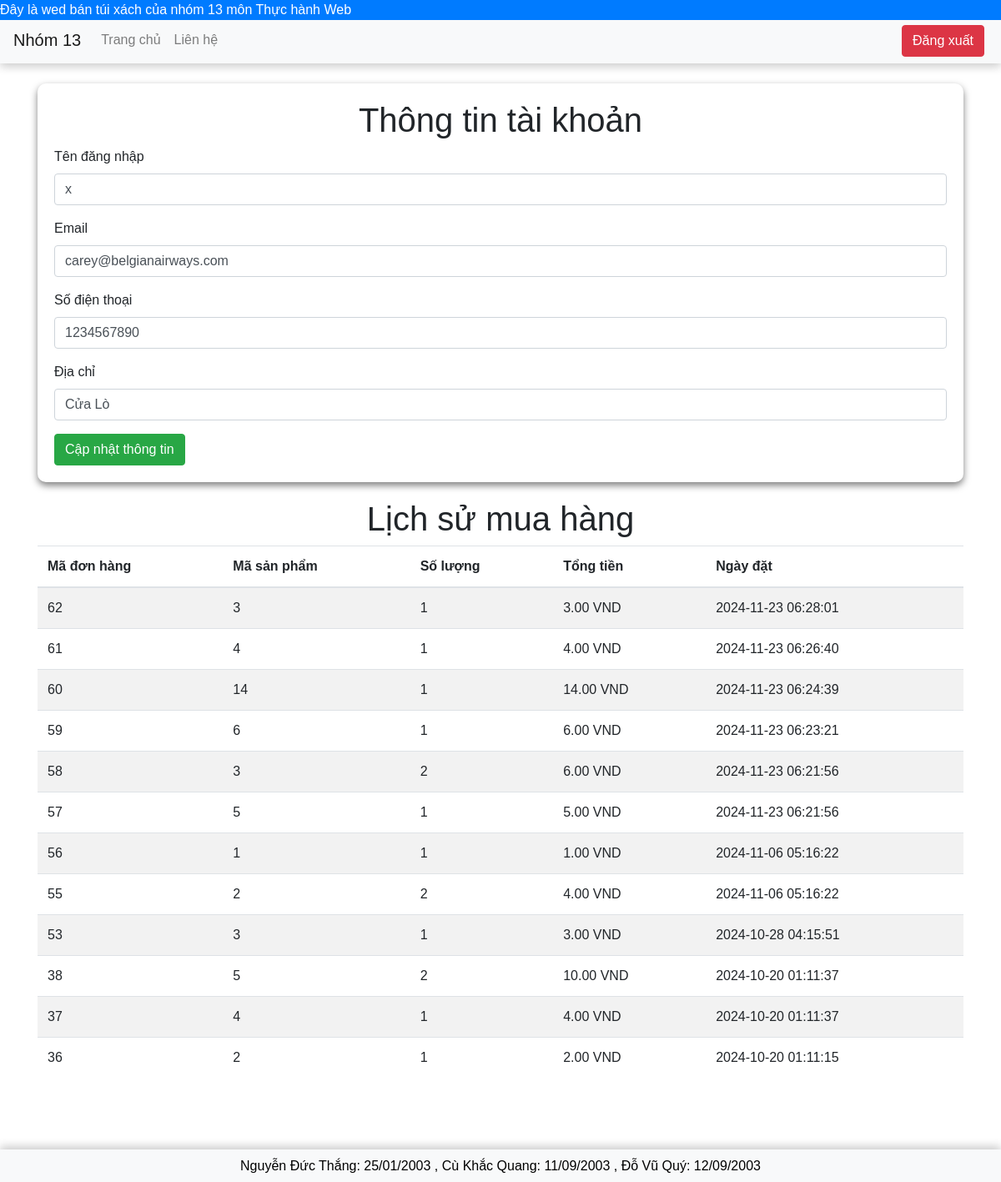
The page /pages/user_info.php (signed in) on the database its author committed.
### tables this page shows
CREATE TABLE `users` (
  `id` int(11) NOT NULL,
  `username` varchar(100) NOT NULL,
  `email` varchar(100) NOT NULL,
  `phone` varchar(15) DEFAULT NULL,
  `address` varchar(255) DEFAULT NULL,
  `password` varchar(255) NOT NULL,
  `role` enum('admin','user') DEFAULT 'user',
  `token` varchar(255) DEFAULT NULL
);

CREATE TABLE `orders` (
  `id` int(11) NOT NULL,
  `user_id` int(11) NOT NULL,
  `product_id` int(11) NOT NULL,
  `quantity` int(11) NOT NULL,
  `total_amount` decimal(10,2) NOT NULL,
  `created_at` timestamp NOT NULL DEFAULT current_timestamp()
);

### pages/user_info.php (the view, shortened to what this page needs)
<?php
include '../includes/db_connect.php';
$user_id = $_SESSION['user_id'];
$query = "SELECT * FROM users WHERE id = $user_id";
$result = mysqli_query($conn, $query);
$user = mysqli_fetch_assoc($result);
?>
<!DOCTYPE html>
<html lang="vi">
<head>
    <link rel="stylesheet" href="https://stackpath.bootstrapcdn.com/bootstrap/4.5.2/css/bootstrap.min.css">
    <link rel="stylesheet" href="../assets/css/style.css">
    <link rel="stylesheet" href="../assets/css/user_index.css">
</head>
<body>
    <div class="marquee">
        <p>Đây là wed bán túi xách của nhóm 13 môn Thực hành Web</p>
    </div>
    <nav class="navbar navbar-expand-lg navbar-light bg-light">
        <a class="navbar-brand" href="#">Nhóm 13</a>
        <div class="collapse navbar-collapse" id="navbarNav">
            <ul class="navbar-nav">
                <li class="nav-item">
                    <a class="nav-link" href="user_index.php">Trang chủ</a>
                </li>
                <li class="nav-item">
                    <a class="nav-link" href="contact.php">Liên hệ</a>
                </li>
                <div style="position: absolute; top: 10px; right: 20px;">
                    <a href="logout.php" class="btn btn-danger">Đăng xuất</a>
                </div>
            </ul>
        </div>
    </nav>
    <div class="container profile-container">
        <div id="userInfo">
        <h1 class="text-center">Thông tin tài khoản</h1>
        <form method="POST" id="updateForm">
            <div class="form-group">
                <label for="username">Tên đăng nhập</label>
                <input type="text" class="form-control" id="username" name="username" value="<?php echo htmlspecialchars($user['username']); ?>" required>
            </div>
            <div class="form-group">
                <label for="email">Email</label>
                <input type="email" class="form-control" id="email" name="email" value="<?php echo htmlspecialchars($user['email']); ?>" required>
            </div>
            <div class="form-group">
                <label for="phone">Số điện thoại</label>
                <input type="text" class="form-control" id="phone" name="phone" value="<?php echo htmlspecialchars($user['phone']); ?>">
            </div>
            <div class="form-group">
                <label for="address">Địa chỉ</label>
                <input type="text" class="form-control" id="address" name="address" value="<?php echo htmlspecialchars($user['address']); ?>">
            </div>
            <button type="submit" class="btn btn-success" name="update">Cập nhật thông tin</button>
        </form>
        </div>
        <h1 class="text-center">Lịch sử mua hàng</h1>
            <table class="table table-striped">
                <thead>
                    <tr>
                        <th>Mã đơn hàng</th>
                        <th>Mã sản phẩm</th>
                        <th>Số lượng</th>
                        <th>Tổng tiền</th>
                        <th>Ngày đặt</th>
                    </tr>
                </thead>
                <tbody>
                    <?php
                    $order_query = "SELECT * FROM orders WHERE user_id = $user_id ORDER BY created_at DESC";
                    $order_result = mysqli_query($conn, $order_query);
                    while ($order = mysqli_fetch_assoc($order_result)) {
                        echo "<tr>";
                        echo "<td>" . htmlspecialchars($order['id']) . "</td>";
                        echo "<td>" . htmlspecialchars($order['product_id']) . "</td>";
                        echo "<td>" . htmlspecialchars($order['quantity']) . "</td>";
                        echo "<td>" . htmlspecialchars(number_format($order['total_amount'], 2)) . " VND</td>";
                        echo "<td>" . htmlspecialchars($order['created_at']) . "</td>";
                        echo "</tr>";
                    }
                    ?>
                </tbody>
            </table>
    </div>
    <footer class="footer">
        <h6>Nguyễn Đức Thắng: 25/01/2003 , Cù Khắc Quang: 11/09/2003 , Đỗ Vũ Quý: 12/09/2003</h6>
    </footer>
</body>
</html>

### assets/css/style.css (style rules this page uses)
html, body { height: 100%; margin: 0; }
body { font-family: Arial, sans-serif; margin: 0; padding: 0; display: flex; flex-direction: column; }
.container { flex: 1; }
.navbar { position: fixed; width: 100%; z-index: 1000; box-shadow: 0 4px 10px rgba(0, 0, 0, 0.2); top: 20px; }
footer { background-color: white; color: black; text-align: center; box-shadow: 0 -4px 10px rgba(0, 0, 0, 0.2); padding: 10px; bottom: 0; left: 0; right: 0; z-index: 3; }
footer h6 { margin: 0; }
.footer { bottom: 0; width: 100%; background-color: #f8f9fa; text-align: center; padding: 10px 0; }
.container { padding-top: 50px; padding-bottom: 70px; }
.marquee { overflow: hidden; white-space: nowrap; background-color: #007bff; color: white; position: fixed; top: 0; width: 100%; z-index: 1001; }
.marquee p { display: inline-block; animation: marquee 10s linear infinite; margin: 0; }

### assets/css/user_index.css (style rules this page uses)
.navbar { position: fixed; width: 100%; z-index: 1000; }
.footer { bottom: 0; width: 100%; background-color: #f8f9fa; text-align: center; padding: 10px 0; }
.container { padding-top: 50px ; padding-bottom: 70px ; }

### pages/user_info.php (style rules this page uses)
.profile-container { margin-top: 50px; }
#userInfo { margin-bottom:20px; }
#userInfo, #managementContent { box-shadow: 0 4px 8px rgba(0, 0, 0, 0.5); padding: 20px; border-radius: 10px; }

### rows shown on the page
users: username "x", email "carey@belgianairways.com", phone "1234567890", address "Cửa Lò"
orders: id "62", product "3", quantity "1", total_amount "3.00", created_at "2024-11-23 06:28:01"
orders: id "61", product "4", quantity "1", total_amount "4.00", created_at "2024-11-23 06:26:40"
orders: id "60", product "14", quantity "1", total_amount "14.00", created_at "2024-11-23 06:24:39"
orders: id "59", product "6", quantity "1", total_amount "6.00", created_at "2024-11-23 06:23:21"
orders: id "58", product "3", quantity "2", total_amount "6.00", created_at "2024-11-23 06:21:56"
orders: id "57", product "5", quantity "1", total_amount "5.00", created_at "2024-11-23 06:21:56"
orders: id "56", product "1", quantity "1", total_amount "1.00", created_at "2024-11-06 05:16:22"
orders: id "55", product "2", quantity "2", total_amount "4.00", created_at "2024-11-06 05:16:22"
orders: id "53", product "3", quantity "1", total_amount "3.00", created_at "2024-10-28 04:15:51"
orders: id "38", product "5", quantity "2", total_amount "10.00", created_at "2024-10-20 01:11:37"
orders: id "37", product "4", quantity "1", total_amount "4.00", created_at "2024-10-20 01:11:37"
orders: id "36", product "2", quantity "1", total_amount "2.00", created_at "2024-10-20 01:11:15"
